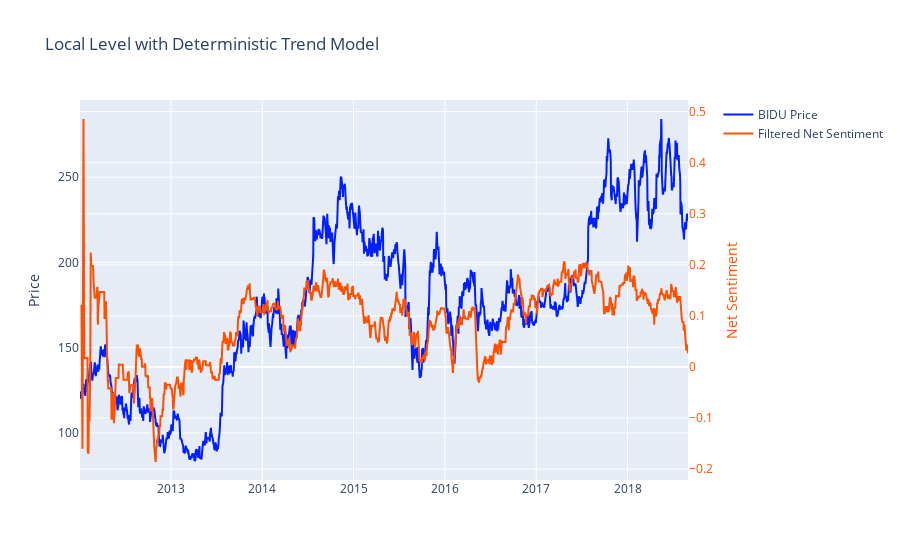

Notebook cell for this chart:
### Code cell
trace1 = go.Scatter(
    x=sentiment_price_data.index,
    y=sentiment_price_data.BIDU,
    mode="lines",
    name='BIDU Price',
    line = dict(color = ('rgb(0, 30, 255)'))
)

trace2 = go.Scatter(
    x=sentiment_price_data.index,
    y=sentiment_price_data.netf,
    mode="lines",
    name='Filtered Net Sentiment',
    line = dict(color = ('rgb(255, 80, 0)')),
    yaxis='y2'

)

data = [trace1, trace2]
layout = go.Layout(
    title=model_criterion,
    yaxis=dict(
        title='Price'
    ),
    yaxis2=dict(
        title='Net Sentiment',
        titlefont=dict(
            color='rgb(255, 80, 0)'
        ),
        tickfont=dict(
            color='rgb(255, 80, 0)'
        ),
        overlaying='y',
        side='right'
    ),
   legend= go.layout.Legend(
     x= 1.05,
    y= 1,
    )
)
fig = go.Figure(data=data, layout=layout)
iplot(fig, filename=model_criterion)

### Figure 1 — Plotly figure (JSON) as saved in the notebook; plotly's stock layout.template omitted (floating-point values rounded to 4 significant figures; data arrays with more than 128 entries replaced by an {"elided": "..."} marker saying what was removed)
{"data": [{"line": {"color": "rgb(0, 30, 255)"}, "mode": "lines", "name": "BIDU Price", "type": "scatter", "x": {"elided": "1678 str values"}, "y": {"elided": "1678 float values"}}, {"line": {"color": "rgb(255, 80, 0)"}, "mode": "lines", "name": "Filtered Net Sentiment", "type": "scatter", "x": {"elided": "1678 str values"}, "y": {"elided": "1678 float values"}, "yaxis": "y2"}], "layout": {"legend": {"x": 1.05, "y": 1}, "title": {"text": "Local Level with Deterministic Trend Model"}, "yaxis": {"title": {"text": "Price"}}, "yaxis2": {"overlaying": "y", "side": "right", "tickfont": {"color": "rgb(255, 80, 0)"}, "title": {"font": {"color": "rgb(255, 80, 0)"}, "text": "Net Sentiment"}}}}
